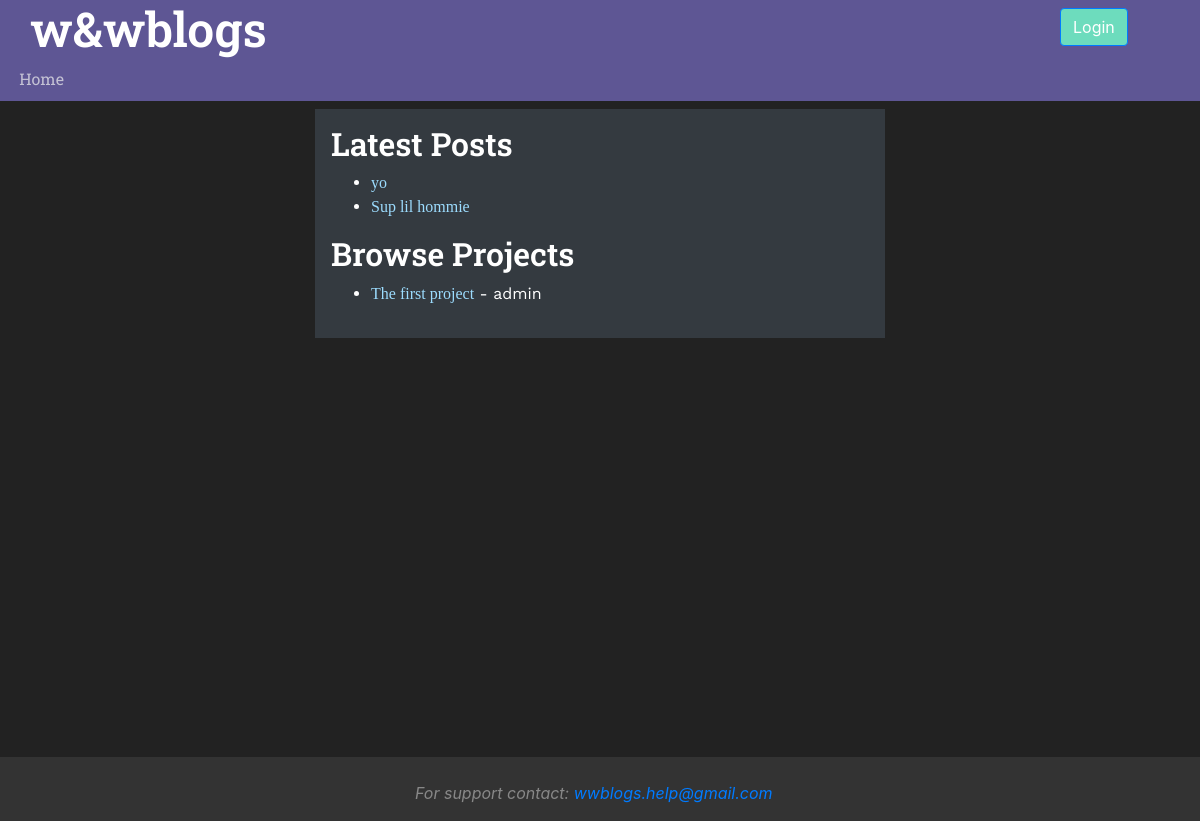
The app's page /, older data.
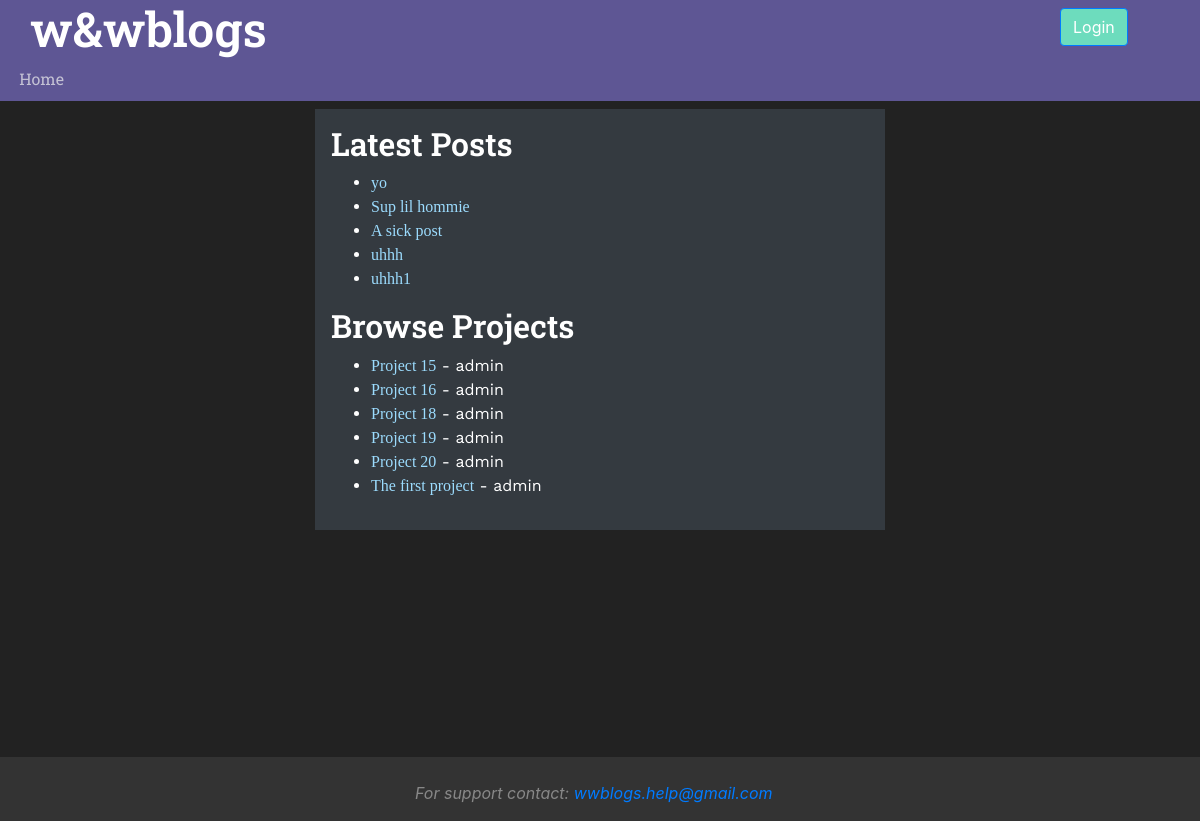
The same page, newer data.
### wwapp/models.py (models this page shows, shortened)
class Article(models.Model):
    article_id = models.AutoField(primary_key=True)
    article_title = models.CharField(max_length=45)
    pub_date = models.DateTimeField(blank=True, null=True)
    author = models.ForeignKey(User, on_delete=models.PROTECT)
    published = models.BooleanField(default=False)
    creation_date = models.DateTimeField(auto_now_add=True)
    article_parent = models.ForeignKey("Article", on_delete=models.SET_NULL, null=True, blank=True)
    """
    # populate with -  default=timezone.now - from django.utils.timezone.now()
    # edit_date = models.DateField(auto_now=True)
    # can be used instead auto_now_add = True,
    """
    class Meta:
        indexes = [
            models.Index(fields=['article_title']),
            models.Index(fields=['author']),
        ]

class Category(models.Model):
    category_id = models.AutoField(primary_key=True)
    category_name = models.CharField(unique=True, max_length=45)
    category_creator = models.ForeignKey(User, on_delete=models.PROTECT)
    category_description = models.CharField(null=True, max_length=300)
    class CategoryType(models.TextChoices):
        PROJECT = 'PROJECT', _('Project')
        TOPIC = 'TOPIC', _('Topic')
        SUBTOPIC = 'SUBTOPIC', _('SubTopic')
    category_type = models.CharField(max_length=45, choices=CategoryType.choices, default=CategoryType.PROJECT)
    class Meta:
        verbose_name_plural = 'Categories'
        indexes = [
            models.Index(fields=['category_name']),
        ]

### account/models.py (models this page shows, shortened)
class User(AbstractBaseUser, PermissionsMixin):
    email = models.EmailField(verbose_name="email", max_length=60, unique=True)
    username = models.CharField(max_length=30, unique=True)
    date_joined = models.DateTimeField(verbose_name='date joined', auto_now_add=True)
    is_active = models.BooleanField(default=False)
    is_staff = models.BooleanField(default=False)  # if false the user cannot log in to admin
    USERNAME_FIELD = 'username'
    REQUIRED_FIELDS = [
        'email',
    ]
    class Meta:
        indexes = [
            models.Index(fields=['username', 'email']),
        ]
    objects = UserManager()

### wwapp/views.py (the view)
# urls.py: path('', views.index, name='index'),
def index(request):
    latest_articles = ArticleHandler.get_latest_published_articles(count=5)
    projects = CategoryHandler.get_all_projects()
    values = {
        "latest_articles_list": latest_articles,
        "active_projects": projects
    }
    return render(request, "wwapp/index.html", values)

### wwapp/handlers.py (called while the page is built)
    @staticmethod
    def get_all_projects() -> [Category]:
        try:
            return Category.objects.filter(category_type=Category.CategoryType.PROJECT).order_by('category_name')
        except exceptions.EmptyResultSet:
            return []

    @staticmethod
    def get_latest_published_articles(count: int) -> [Article]:
        latest_articles = Article.objects.filter(published=True).order_by('-pub_date')[:int(count)]
        return latest_articles

### wwapp/templates/wwapp/index.html (shortened to what this page needs)
{% extends 'wwapp/base.html' %}
{% load static %}
{% block content %}
    <h3>Latest Posts</h3>
    {% if latest_articles_list %}
        <ul id="latest-articles-list">
            {% for article in latest_articles_list %}
                <li>
                    <a href="{% url 'wwapp:open_article' article.article_id %}">{{ article.article_title }}</a>
                </li>
            {% endfor %}
        </ul>
    {% else %}
        <p>There are no published articles.</p>
    {% endif %}
    <h3>Browse Projects</h3>
    {% if active_projects %}
        <ul id="active-projects-list">
            {% for cat in active_projects %}
                <li>
                    <a href="{% url 'wwapp:open_category' cat.category_id %}">{{ cat.category_name }}</a> - {{ cat.category_creator.username     }}
                </li>
            {% endfor %}
        </ul>
    {% else %}
        <p>There are no projects.</p>
    {% endif %}
{% endblock %}

Row changes from the older to the newer data that the page shows:
now on this page (row edited): Article: article_title "A sick post"
added Article: article_title "uhhh"
added Article: article_title "uhhh1"
added Category: category_name "Project 15", category_creator.username "admin"
added Category: category_name "Project 16", category_creator.username "admin"
added Category: category_name "Project 18", category_creator.username "admin"
added Category: category_name "Project 19", category_creator.username "admin"
added Category: category_name "Project 20", category_creator.username "admin"
